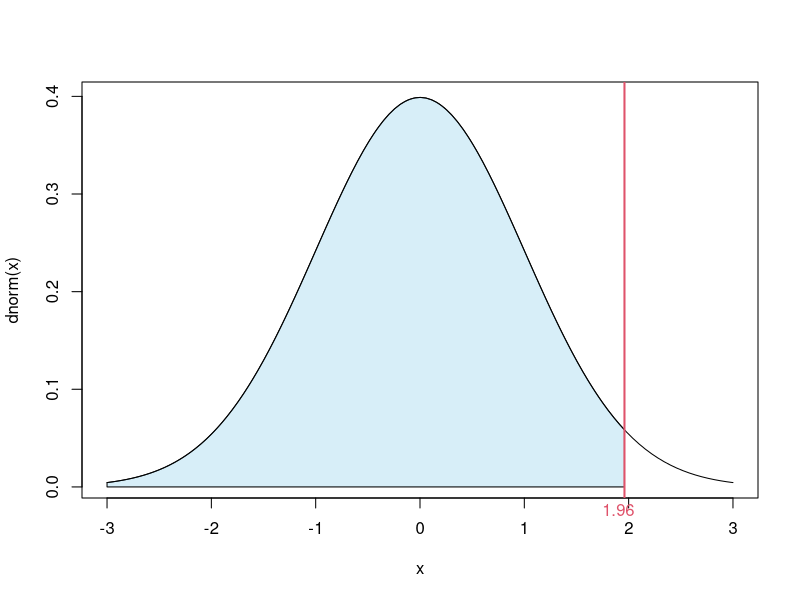
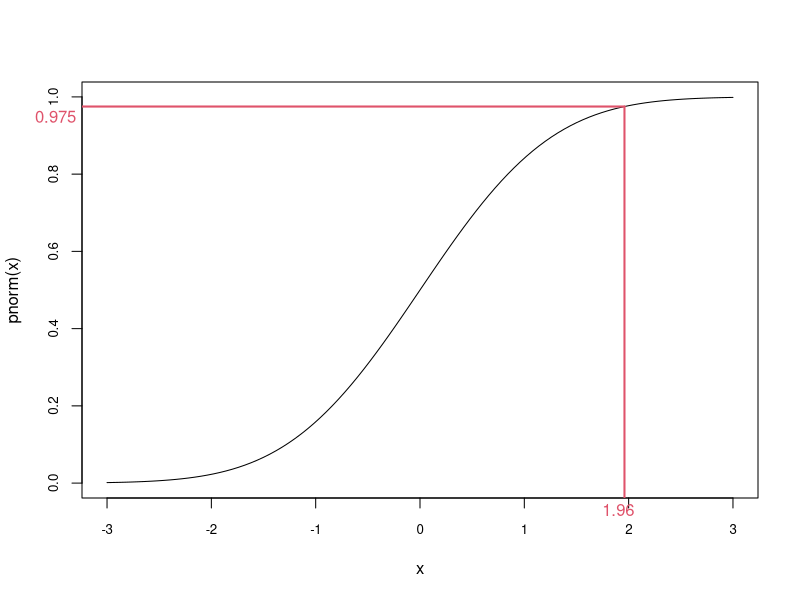
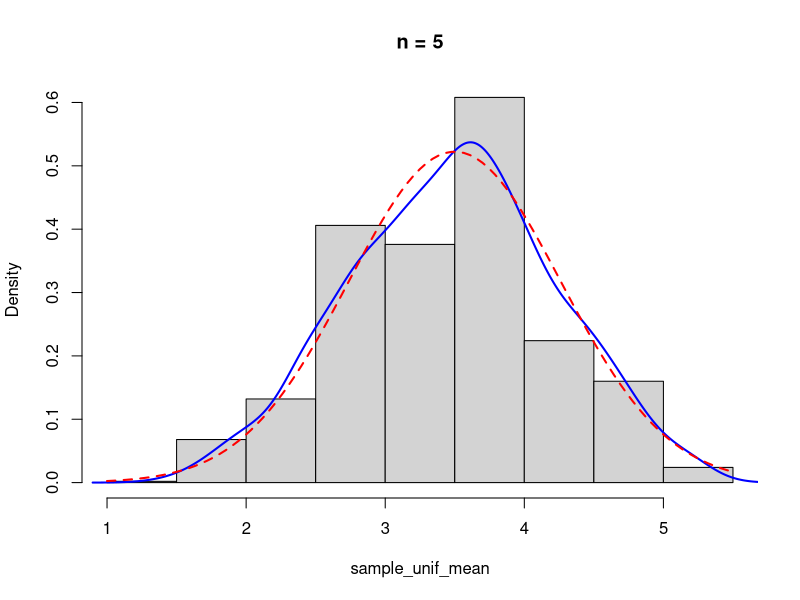
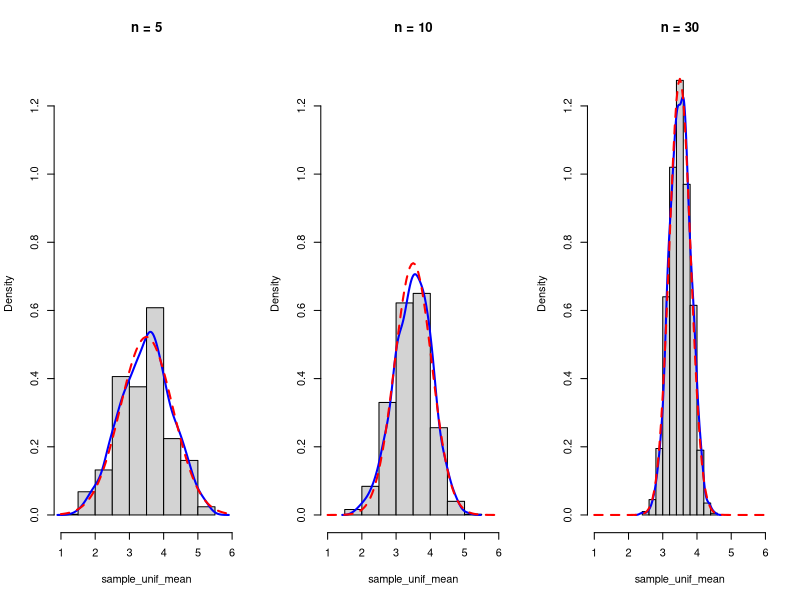
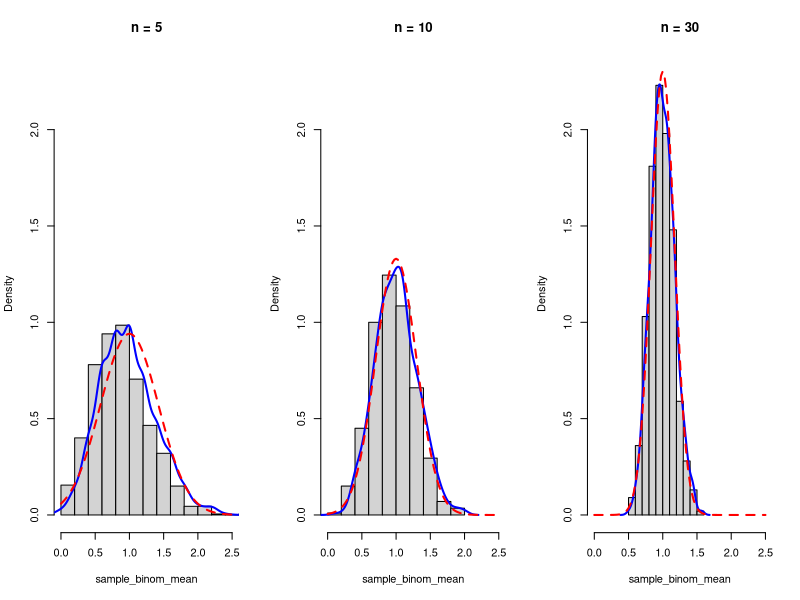
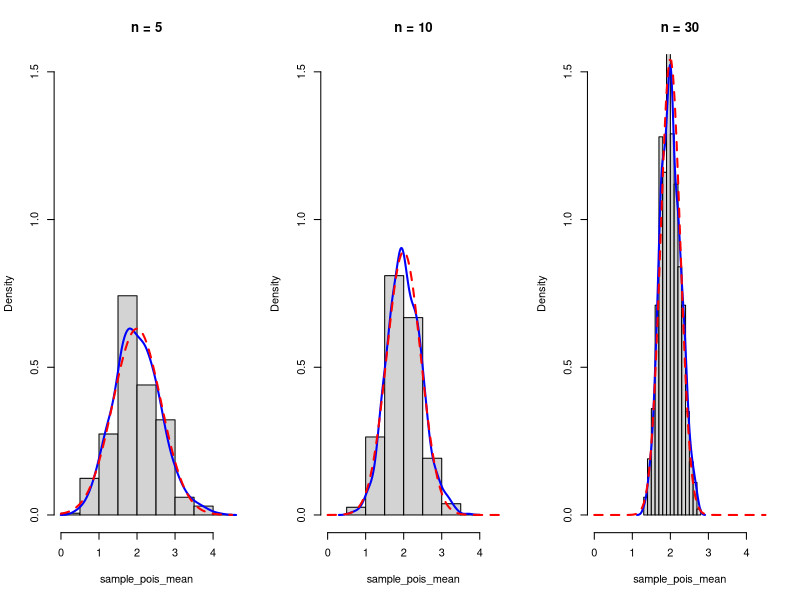

The R source for these figures, in order:
## ---- chunk 1
#| echo: FALSE
#| fig-width: 6
#| layout-ncol: 2

x <- seq(-3, 1.96, len = 100)
curve(dnorm, -3, 3)
polygon(c(x, rev(x)), c(rep(0, 100), dnorm(rev(x))), col = "#87CEEB55")
abline(v = 1.96, col = 2, lwd = 2)
mtext("1.96", side = 1, at = 1.9, col = 2, line = 0.1)

curve(pnorm, -3, 3, cex.axis = 0.8)
segments(1.96, -1, 1.96, pnorm(1.96), col = 2, lwd = 2)
segments(1.96, pnorm(1.96), -3.5, pnorm(1.96), col = 2, lwd = 2)
mtext("1.96", side = 1, at = 1.9, col = 2, line = 0.1)
mtext("0.975", side = 2, at = 0.95, col = 2, las = 2, line = 0.3)
## ---- chunk 2
pnorm(1.96)
qnorm(0.975)
## ---- chunk 3
set.seed(2025)

n <- 5    # 大小為 n 的獨立樣本
m <- 1000 # 重複抽取 m 次

sample_unif <- matrix(sample(1:6, size = m * n, replace = TRUE),
                      nrow = m, ncol = n)

rownames(sample_unif) <- paste("sample", 1:m, sep = "") 
colnames(sample_unif) <- paste("obs", 1:n, sep = "")

dim(sample_unif)
head(sample_unif)
## ---- chunk 4
sample_unif_mean <- rowMeans(sample_unif)
head(sample_unif_mean)

# Equivalent:
sample_unif_mean <- apply(sample_unif, 1, mean) # 1: by row; 2: by column
head(sample_unif_mean)
## ---- chunk 5
# Standard deviation
head(apply(sample_unif, 1, sd))

# 25th percentile
head(apply(sample_unif, 1, \(x) quantile(x, 0.25)))

# Mean absolute deviation
head(apply(sample_unif, 1, \(x) mean(abs(x - mean(x)))))
## ---- chunk 6
#| fig-width: 5
#| fig-height: 5

hist(sample_unif_mean, prob = TRUE, main = paste("n =", n))
lines(density(sample_unif_mean), col = "blue", lwd = 2)
curve(dnorm(x, mean = 3.5, sd = sqrt(2.917 / n)), add = TRUE,
      col = "red", lwd = 2, lty = 2)
## ---- chunk 7
set.seed(2025)
## ---- chunk 8
#| column: page
#| fig-width: 10
#| fig-height: 3

par(mfrow = c(1, 3))

for(n in c(5, 10, 30)) {
  sample_unif <- matrix(sample(1:6, size = m * n, replace = TRUE),
                        nrow = m, ncol = n)
  sample_unif_mean <- rowMeans(sample_unif)
  hist(sample_unif_mean, prob = TRUE, main = paste("n =", n),
       xlim = c(1, 6), ylim = c(0, 1.3))
  lines(density(sample_unif_mean), col = "blue", lwd = 2)
  curve(dnorm(x, mean = 3.5, sd = sqrt(2.917 / n)), add = TRUE,
        col = "red", lwd = 2, lty = 2)
}
## ---- chunk 9
N <- 10
p <- 0.1
## ---- chunk 10
#| column: page
#| fig-width: 10
#| fig-height: 3

par(mfrow = c(1, 3))

for(n in c(5, 10, 30)) {
  sample_binom <- matrix(rbinom(m * n, size = N, prob = p), # rbinom(n, size, prob)
                         nrow = m, ncol = n)
  sample_binom_mean <- rowMeans(sample_binom)
  hist(sample_binom_mean, prob = TRUE, main = paste("n =", n),
       xlim = c(0, 2.5), ylim = c(0, 2.3))
  lines(density(sample_binom_mean), col = "blue", lwd = 2)
  curve(dnorm(x, mean = N*p, sd = sqrt(N*p*(1-p) / n)), add = TRUE,
        col = "red", lwd = 2, lty = 2)
}
## ---- chunk 11
lambda <- 2
## ---- chunk 12
#| column: page
#| fig-width: 10
#| fig-height: 3

par(mfrow = c(1, 3))

for(n in c(5, 10, 30)) {
  sample_pois <- matrix(rpois(m * n, lambda = lambda), # rpois(n, lambda)
                        nrow = m, ncol = n)
  sample_pois_mean <- rowMeans(sample_pois)
  hist(sample_pois_mean, prob = TRUE, main = paste("n =", n),
       xlim = c(0, 4.5), ylim = c(0, 1.5))
  lines(density(sample_pois_mean), col = "blue", lwd = 2)
  curve(dnorm(x, mean = lambda, sd = sqrt(lambda / n)), add = TRUE,
        col = "red", lwd = 2, lty = 2)
}
## ---- chunk 13
1 - pnorm(26000, mean = 25000, sd = 500)
pnorm(26000, mean = 25000, sd = 500, lower.tail = FALSE)
1 - pnorm(2) # default: mean = 0, sd = 1
pnorm(2, lower.tail = FALSE)
## ---- chunk 14
pnorm(2) - pnorm(-2)
## ---- chunk 15
1 - pt(2, df = 49-1)
## ---- chunk 16
pt(2, df = 49-1) - pt(-2, df = 49-1)
## ---- chunk 17
1 - pbinom(42, 181, 0.12)
pbinom(42, 181, 0.12, lower.tail = FALSE)
sum(dbinom(43:181, 181, 0.12))
## ---- chunk 18
dat <- readxl::read_excel("data/basketball_team.xls", sheet = "sheet 1")
## ---- chunk 19
head(dat)
## ---- chunk 20
str(dat)
## ---- chunk 21
(xbar <- mean(dat$Height))
(s <- sd(dat$Height))
## ---- chunk 22
qt(1 - 0.05/2, df = 12-1)
## ---- chunk 23
xbar - qt(1-0.05/2, 12-1) * s/sqrt(12)
## ---- chunk 24
xbar + qt(1-0.05/2, 12-1) * s/sqrt(12)
## ---- chunk 25
test_ht <- t.test(dat$Height, conf.level = 0.95)
test_ht
## ---- chunk 26
test_ht$estimate
## ---- chunk 27
test_ht$stderr
## ---- chunk 28
test_ht$conf.int
